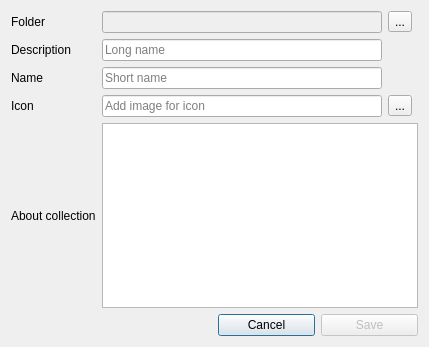
<?xml version="1.0" encoding="UTF-8"?>
<ui version="4.0">
 <class>Dialog</class>
 <widget class="QDialog" name="Dialog">
  <property name="geometry">
   <rect>
    <x>0</x>
    <y>0</y>
    <width>429</width>
    <height>347</height>
   </rect>
  </property>
  <property name="windowTitle">
   <string>Dialog</string>
  </property>
  <layout class="QGridLayout" name="gridLayout_2">
   <item row="0" column="0" colspan="2">
    <layout class="QGridLayout" name="gridLayout">
     <item row="0" column="0">
      <widget class="QLabel" name="label_8">
       <property name="text">
        <string>Folder</string>
       </property>
      </widget>
     </item>
     <item row="0" column="1">
      <widget class="QLineEdit" name="lineEdit_folder">
       <property name="enabled">
        <bool>false</bool>
       </property>
       <property name="placeholderText">
        <string/>
       </property>
      </widget>
     </item>
     <item row="0" column="2">
      <widget class="QToolButton" name="toolButton_folder">
       <property name="text">
        <string>...</string>
       </property>
      </widget>
     </item>
     <item row="1" column="0">
      <widget class="QLabel" name="label_5">
       <property name="text">
        <string>Description</string>
       </property>
      </widget>
     </item>
     <item row="1" column="1">
      <widget class="QLineEdit" name="lineEdit_desc">
       <property name="placeholderText">
        <string>Long name</string>
       </property>
      </widget>
     </item>
     <item row="2" column="0">
      <widget class="QLabel" name="label_6">
       <property name="text">
        <string>Name</string>
       </property>
      </widget>
     </item>
     <item row="3" column="0">
      <widget class="QLabel" name="label_7">
       <property name="enabled">
        <bool>true</bool>
       </property>
       <property name="text">
        <string>Icon</string>
       </property>
      </widget>
     </item>
     <item row="3" column="1">
      <widget class="QLineEdit" name="lineEdit_icon">
       <property name="enabled">
        <bool>true</bool>
       </property>
       <property name="placeholderText">
        <string>Add image for icon</string>
       </property>
      </widget>
     </item>
     <item row="4" column="0">
      <widget class="QLabel" name="label_4">
       <property name="text">
        <string>About collection</string>
       </property>
      </widget>
     </item>
     <item row="4" column="1" colspan="3">
      <widget class="QTextEdit" name="textEdit_about">
       <property name="html">
        <string>&lt;!DOCTYPE HTML PUBLIC &quot;-//W3C//DTD HTML 4.0//EN&quot; &quot;http://www.w3.org/TR/REC-html40/strict.dtd&quot;&gt;
&lt;html&gt;&lt;head&gt;&lt;meta name=&quot;qrichtext&quot; content=&quot;1&quot; /&gt;&lt;style type=&quot;text/css&quot;&gt;
p, li { white-space: pre-wrap; }
&lt;/style&gt;&lt;/head&gt;&lt;body style=&quot; font-family:'MS Shell Dlg 2'; font-size:8.25pt; font-weight:400; font-style:normal;&quot;&gt;
&lt;p style=&quot;-qt-paragraph-type:empty; margin-top:0px; margin-bottom:0px; margin-left:0px; margin-right:0px; -qt-block-indent:0; text-indent:0px; font-size:8pt;&quot;&gt;&lt;br /&gt;&lt;/p&gt;&lt;/body&gt;&lt;/html&gt;</string>
       </property>
      </widget>
     </item>
     <item row="3" column="2">
      <widget class="QToolButton" name="toolButton_icon">
       <property name="text">
        <string>...</string>
       </property>
      </widget>
     </item>
     <item row="2" column="1">
      <widget class="QLineEdit" name="lineEdit_name">
       <property name="placeholderText">
        <string>Short name</string>
       </property>
      </widget>
     </item>
    </layout>
   </item>
   <item row="1" column="0">
    <widget class="QLabel" name="label">
     <property name="text">
      <string/>
     </property>
    </widget>
   </item>
   <item row="1" column="1">
    <layout class="QHBoxLayout" name="horizontalLayout">
     <item>
      <widget class="QPushButton" name="pushButton_cancel">
       <property name="text">
        <string>Cancel</string>
       </property>
      </widget>
     </item>
     <item>
      <widget class="QPushButton" name="pushButton_save">
       <property name="enabled">
        <bool>false</bool>
       </property>
       <property name="text">
        <string>Save</string>
       </property>
      </widget>
     </item>
    </layout>
   </item>
  </layout>
 </widget>
 <resources/>
 <connections/>
</ui>
